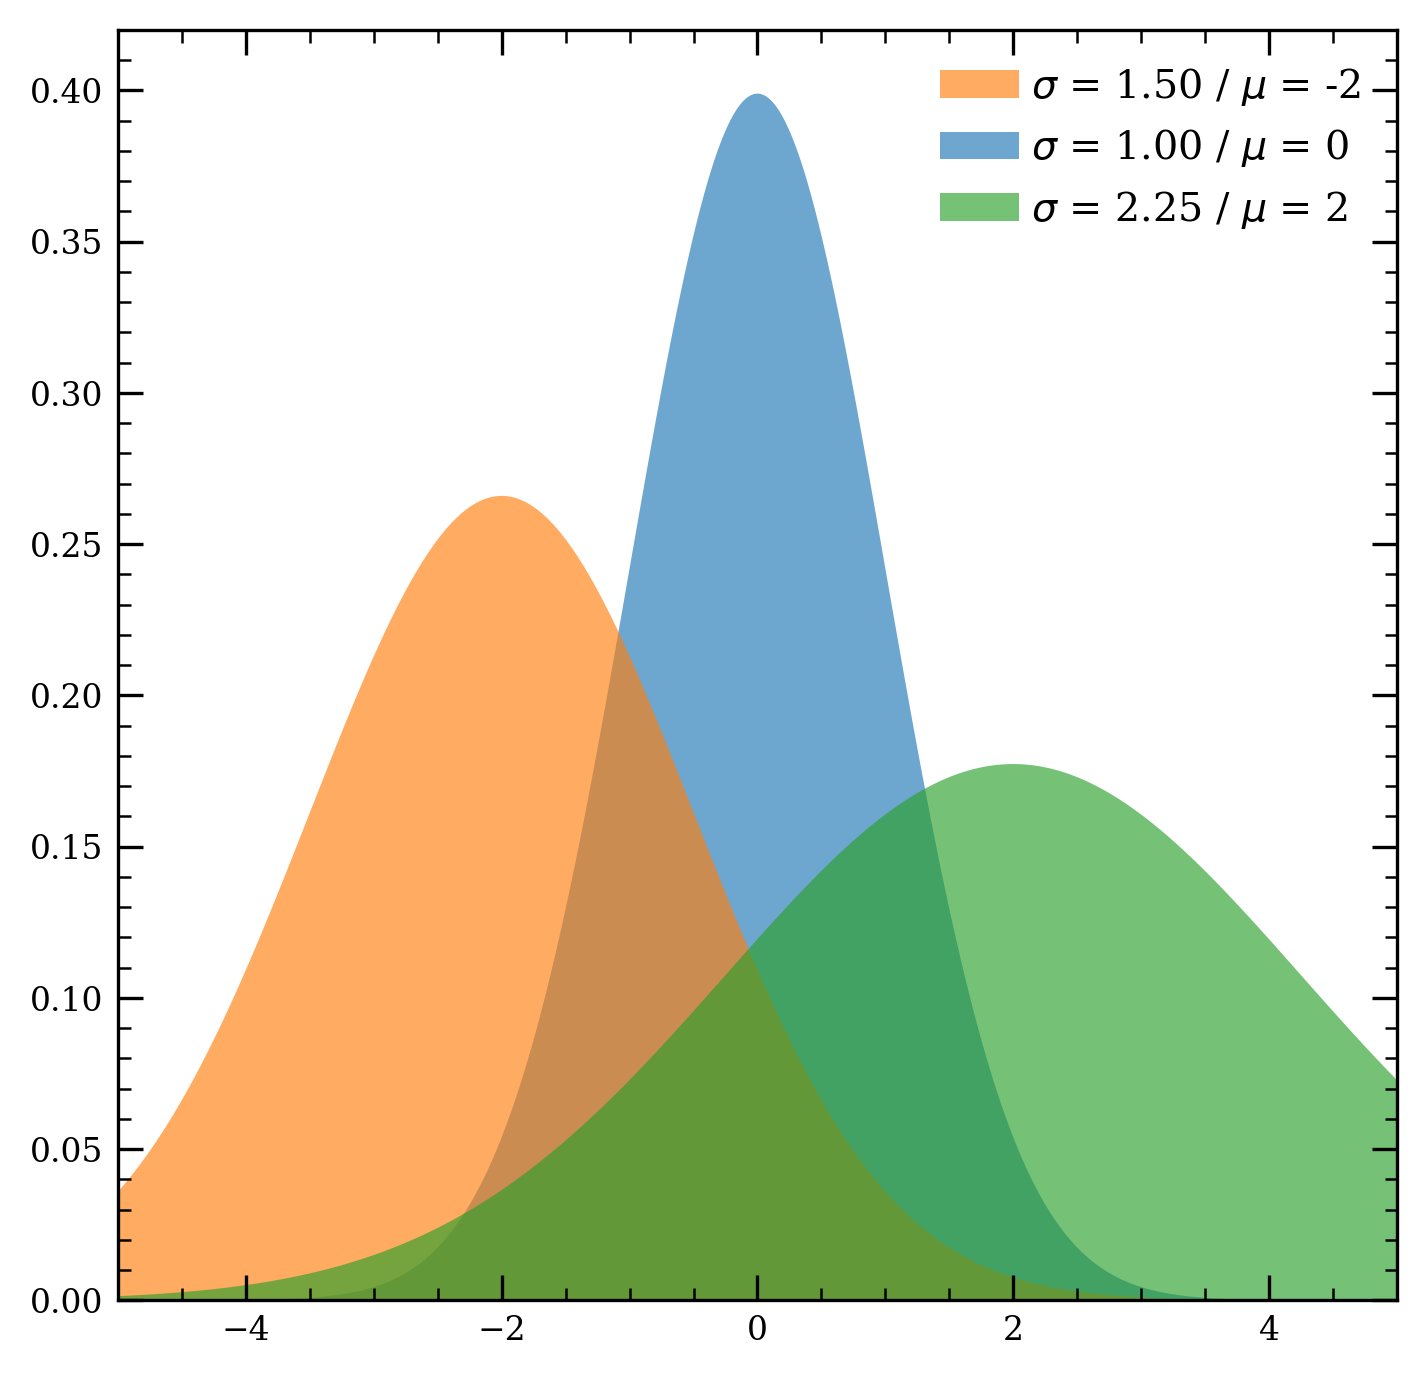

The script that saved this image:
import numpy as np
import scipy.stats as ss
import matplotlib.pyplot as plt
from matplotlib.patches import Patch

plt.style.use("/home/ventsi/Work/mpl-supermongo/supermongo.mplstyle")

def norm_plot(x, mu, std, **kwargs):
    """
    Easily plot a normal (Gaussian) distribution with given values.
    Keyword arguments are passed to the plt.fill_between() function.
    """
    y = ss.norm.pdf(x, mu, std)
    
    plt.fill_between(x, 0, y, **kwargs)
    plt.plot(x, y, linestyle="None")

x = np.linspace(-5, 5, 5000)

norm_plot(x, 0, 1, alpha=0.65)
norm_plot(x, -2, 1.5, alpha=0.65)
norm_plot(x, 2, 2.25, alpha=0.65)

plt.xlim(-5, 5)
plt.ylim(0, 0.42)

# Legend:
legend_elements = [Patch(facecolor="tab:orange", alpha=0.65, label=r"$\sigma$ = 1.50 / $\mu$ = -2"), Patch(facecolor="tab:blue", alpha=0.65, label=r"$\sigma$ = 1.00 / $\mu$ = 0"), Patch(facecolor="tab:green", alpha=0.65, label=r"$\sigma$ = 2.25 / $\mu$ = 2")]
plt.legend(handles=legend_elements)

# plt.savefig("gauss.png")
plt.show()
